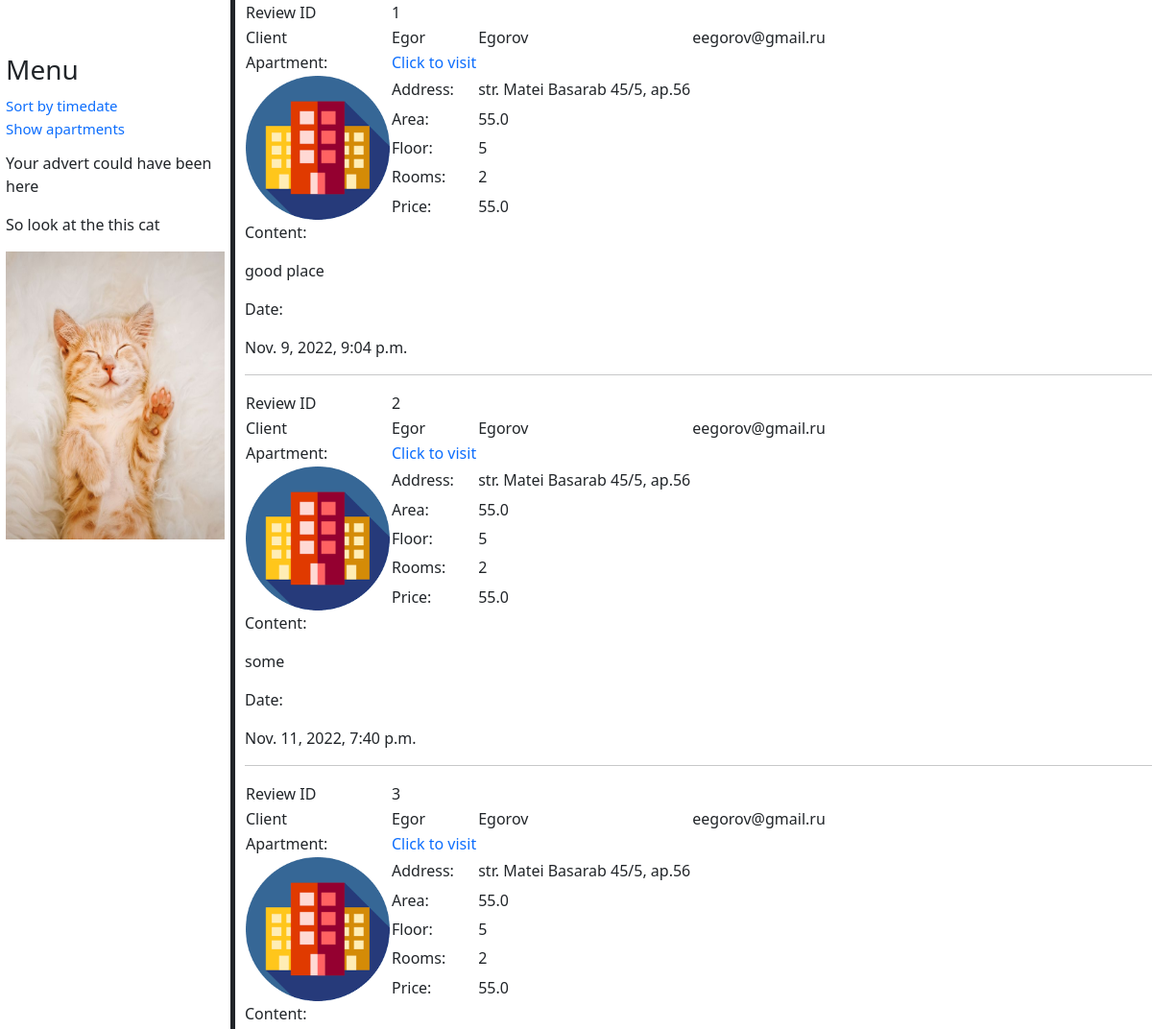
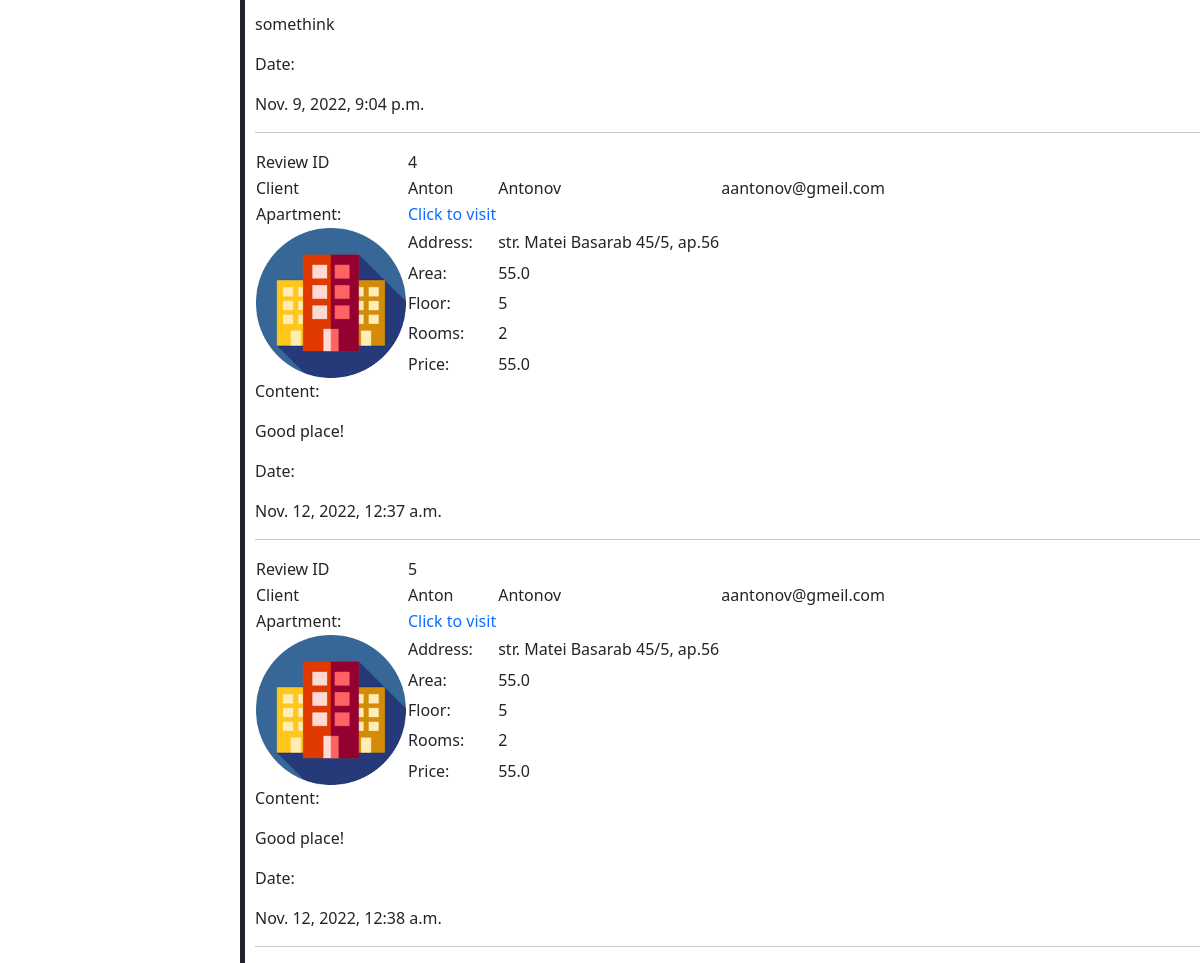
Before: / with the older database file (2 pictures, top to bottom).
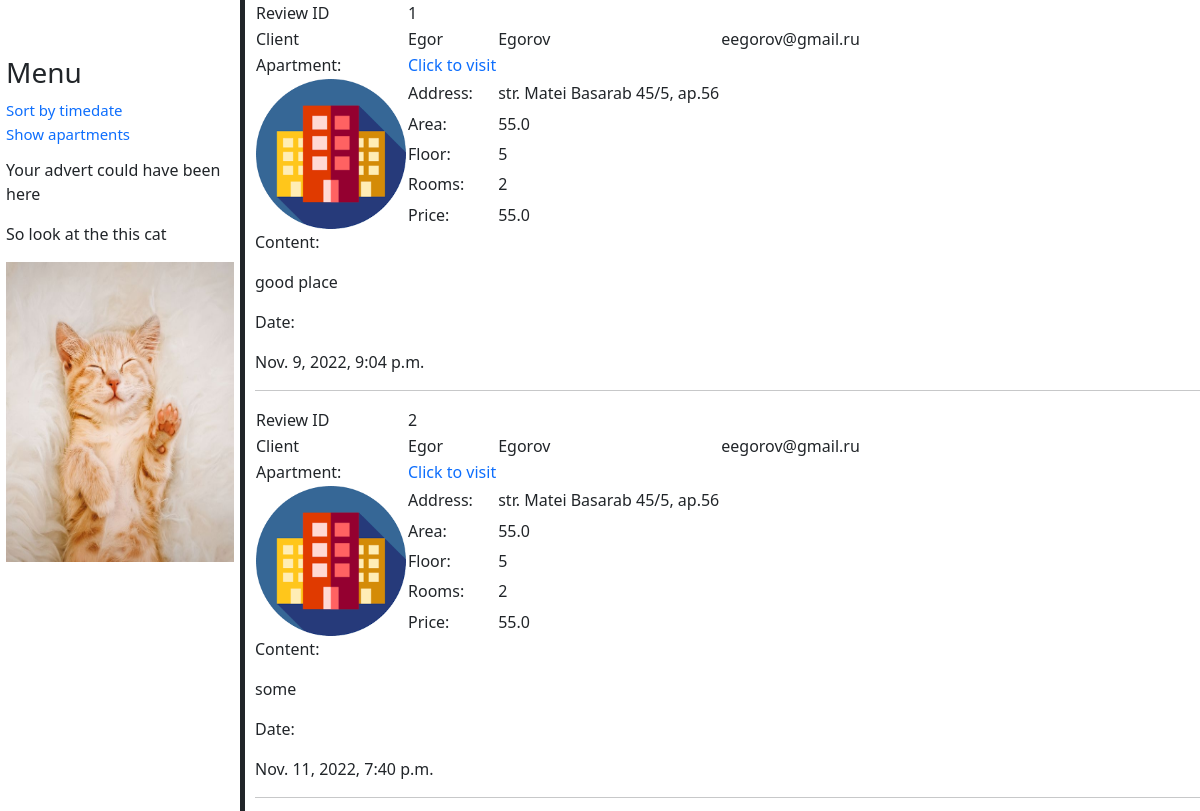
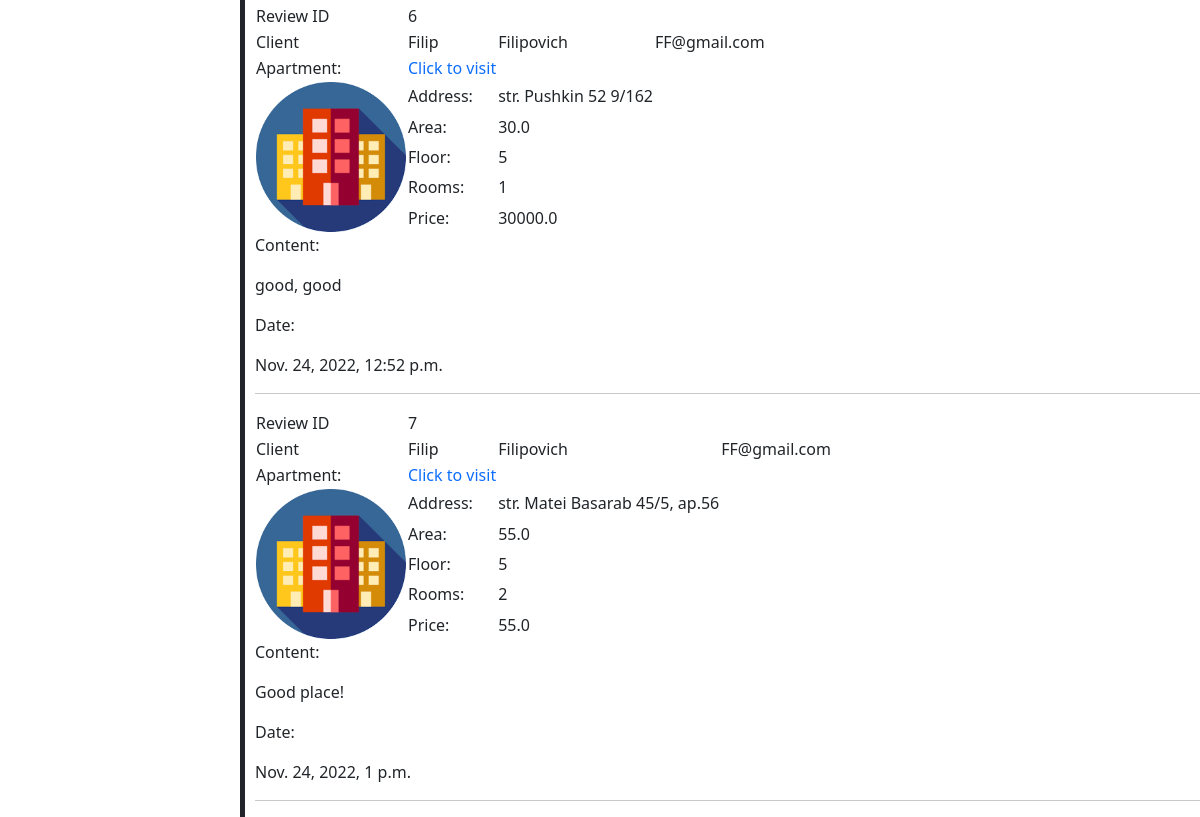
After: the same page with the newer database file (2 pictures, top to bottom).
### main/models.py (models this page shows)
class Review(models.Model):
    client = models.ForeignKey(Client, on_delete=models.DO_NOTHING)
    apartment = models.ForeignKey(Apartment, on_delete=models.DO_NOTHING)
    content = models.TextField('context')
    datetime = models.DateTimeField('date')
    class Meta:
        verbose_name = 'Review'
        verbose_name_plural = 'Reviews'

class Client(models.Model):
    firstName = models.CharField('firstName', max_length=30)
    lastName = models.CharField('lastName', max_length=30)
    email = models.EmailField(max_length=50, )
    class Meta:
        verbose_name = 'Client'
        verbose_name_plural = 'Clients'

class Apartment(models.Model):
    address = models.CharField('address', max_length=100)
    area = models.FloatField('area')
    floorNumber = models.IntegerField('floorNumber')
    roomCount = models.IntegerField('roomCount')
    price = models.FloatField('price')
    picture = models.CharField('picture', max_length=100)
    class Meta:
        verbose_name = 'Apartment'
        verbose_name_plural = 'Apartments'

### main/views.py (the view)
# urls.py: path('', default, name='default'),
def default(request):
    reviews = Review.objects.all()
    return render(request, 'main/main.html', {'reviews': reviews})

### templates/main/main.html (shortened to what this page needs)
{% extends 'main/base.html' %}
{% load static %}
{% block urls %}
    <a href={% url 'sorted' %}>Sort by timedate</a>
    <br>
    <a href={% url 'ap' %}>Show apartments</a>
{% endblock %}
{% block content %}
    {% for r in reviews %}
        <table>
            <tr>
                <td>Review ID</td>
                <td>{{ r.id }}</td>
            </tr>
            <tr>
                <td>Client</td>
                <td>{{ r.client.firstName }}</td>
                <td>{{ r.client.lastName }}</td>
                <td>{{ r.client.email }}</td>
            </tr>
            <tr>
                <td>Apartment:</td>
                <td>
                    <a href="{% url 'detail' r.apartment.id %}" style="text-decoration: none">Click to visit</a>
                </td>
            </tr>
            <tr>
                <td rowspan="5"><img src="{% static 'img/icon.png' %}" alt="Apartment"></td>
                <td>Address:</td>
                <td>{{ r.apartment.address }}</td>
            </tr>
            <tr>
                <td>Area:</td>
                <td>{{ r.apartment.area }}</td>
            </tr>
            <tr>
                <td>Floor:</td>
                <td>{{ r.apartment.floorNumber }}</td>
            </tr>
            <tr>
                <td>Rooms:</td>
                <td>{{ r.apartment.roomCount }}</td>
            </tr>
            <tr>
                <td>Price:</td>
                <td>{{ r.apartment.price }}</td>
            </tr>
        </table>
        <div>
            <p>Content:</p>
            <p>{{ r.content }}</p>
            <p>Date:</p>
            <p>{{ r.datetime }}</p>
            <hr>
        </div>
    {% endfor %}
{% endblock %}

### templates/main/base.html (shortened to what this page needs)
<!DOCTYPE html>
<head>
    {% load static %}
    <link rel="stylesheet" href="https://cdn.jsdelivr.net/npm/bootstrap@5.2.2/dist/css/bootstrap.min.css">
    <link rel="stylesheet"
          href="https://cdn.jsdelivr.net/npm/@fortawesome/fontawesome-free@6.2.0/css/fontawesome.min.css">
    <link rel="stylesheet" type="text/css" href="{% static  'css/temp.css' %}">
</head>
<body>
<div class="left_body">
    <div class="navigation">
        <h3>Menu</h3>
        {% block urls %}{% endblock %}
    </div>
    <div class="advertising">
        <p>Your advert could have been here</p>
        <p>So look at the this cat</p>
        <img style="width: 100%;height: 300px;" class="cat" src="{% static 'img/cat.jpg' %}" alt="">
    </div>
</div>
<div class="right">
    {% block content %}{% endblock %}
</div>
</body>

### templates/main/static/css/temp.css (style rules this page uses)
.left_body { float: left; width: 20%; display: inline-block; }
.navigation { padding: 2.5%; height: 50%; }
.navigation h3 { margin-top: 50px; font-size: 28px; }
.navigation a { font-size: 15px; text-decoration: none; }
.advertising { padding: 2.5%; height: 50%; bottom:5%; }
.right { float: right; width: 80%; padding-left: 10px; border-left: 5px solid; }

Changed rows visible on the page:
removed Review: id "3", client.firstName "Egor", client.lastName "Egorov", client.email "eegorov@gmail.ru", apartment.address "str. Matei Basarab 45/5, ap.56", apartment.area "55.0", apartment.floorNumber "5", apartment.roomCount "2", apartment.price "55.0", content "somethink", datetime "Nov. 9, 2022, 9:04 p.m."
removed Review: id "4", client.firstName "Anton", client.lastName "Antonov", client.email "aantonov@gmeil.com", apartment.address "str. Matei Basarab 45/5, ap.56", apartment.area "55.0", apartment.floorNumber "5", apartment.roomCount "2", apartment.price "55.0", content "Good place!", datetime "Nov. 12, 2022, 12:37 a.m."
removed Review: id "5", client.firstName "Anton", client.lastName "Antonov", client.email "aantonov@gmeil.com", apartment.address "str. Matei Basarab 45/5, ap.56", apartment.area "55.0", apartment.floorNumber "5", apartment.roomCount "2", apartment.price "55.0", content "Good place!", datetime "Nov. 12, 2022, 12:38 a.m."
added Review: id "6", client.firstName "Filip", client.lastName "Filipovich", client.email "FF@gmail.com", apartment.address "str. Pushkin 52 9/162", apartment.area "30.0", apartment.floorNumber "5", apartment.roomCount "1", apartment.price "30000.0", content "good, good", datetime "Nov. 24, 2022, 12:52 p.m."
added Review: id "7", client.firstName "Filip", client.lastName "Filipovich", client.email "FF@gmail.com", apartment.address "str. Matei Basarab 45/5, ap.56", apartment.area "55.0", apartment.floorNumber "5", apartment.roomCount "2", apartment.price "55.0", content "Good place!", datetime "Nov. 24, 2022, 1 p.m."
